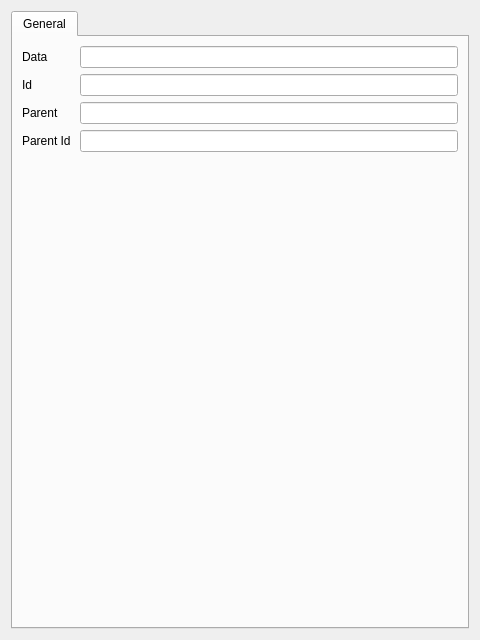
<?xml version="1.0" encoding="UTF-8"?>
<ui version="4.0">
 <class>QtChildEditor</class>
 <widget class="QWidget" name="QtChildEditor">
  <property name="geometry">
   <rect>
    <x>0</x>
    <y>0</y>
    <width>480</width>
    <height>640</height>
   </rect>
  </property>
  <property name="windowTitle">
   <string>Child Editor</string>
  </property>
  <layout class="QVBoxLayout" name="verticalLayout">
   <item>
    <widget class="QTabWidget" name="main_tab">
     <property name="currentIndex">
      <number>0</number>
     </property>
     
     <widget class="QWidget" name="tab_general">
      <attribute name="title">
       <string>General</string>
      </attribute>
      <layout class="QFormLayout" name="formLayout">
     
       <item row="0" column="0">
        <widget class="QLabel" name="lbl_data">
         <property name="text">
          <string>Data </string>
         </property>
        </widget>
       </item>
       <item row="0" column="1">
        <widget class="DrfLineEditor" name="c_data"/>
       </item>
     
       <item row="1" column="0">
        <widget class="QLabel" name="lbl_id">
         <property name="text">
          <string>Id </string>
         </property>
        </widget>
       </item>
       <item row="1" column="1">
        <widget class="DrfIntEditor" name="c_id"/>
       </item>
     
       <item row="2" column="0">
        <widget class="QLabel" name="lbl_parent">
         <property name="text">
          <string>Parent </string>
         </property>
        </widget>
       </item>
       <item row="2" column="1">
        <widget class="QtParentSiSe" name="c_parent"/>
       </item>
     
       <item row="3" column="0">
        <widget class="QLabel" name="lbl_parent_id">
         <property name="text">
          <string>Parent Id </string>
         </property>
        </widget>
       </item>
       <item row="3" column="1">
        <widget class="DrfIntEditor" name="c_parent_id"/>
       </item>
     
      </layout>
     </widget>
     
    </widget>
   </item>
  </layout>
 </widget>
 <customwidgets>
  <customwidget>
    <class>DrfLineEditor</class>
    <extends>QLineEdit</extends>
    <header>exdrf_qt.field_ed.api</header>
  </customwidget>
  <customwidget>
    <class>DrfIntEditor</class>
    <extends>QLineEdit</extends>
    <header>exdrf_qt.field_ed.api</header>
  </customwidget>
  <customwidget>
    <class>QtParentSiSe</class>
    <extends>QLineEdit</extends>
    <header>exdrf_qt.field_ed.api</header>
  </customwidget>
 </customwidgets>
 <resources/>
 <connections/>
</ui>
